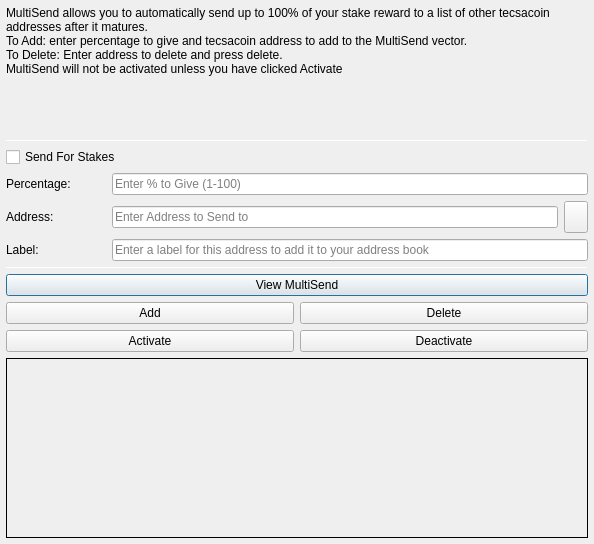
<?xml version="1.0" encoding="UTF-8"?>
<ui version="4.0">
 <class>MultiSendDialog</class>
 <widget class="QDialog" name="MultiSendDialog">
  <property name="windowModality">
   <enum>Qt::NonModal</enum>
  </property>
  <property name="geometry">
   <rect>
    <x>0</x>
    <y>0</y>
    <width>594</width>
    <height>544</height>
   </rect>
  </property>
  <property name="windowTitle">
   <string>MultiSend</string>
  </property>
  <layout class="QVBoxLayout" name="verticalLayout" stretch="0">
   <property name="margin">
    <number>6</number>
   </property>
   <item>
    <layout class="QVBoxLayout" name="verticalLayout_Main" stretch="1,1,1,0,1,1,1">
     <item>
      <widget class="QLabel" name="label_2">
       <property name="lineWidth">
        <number>1</number>
       </property>
       <property name="text">
        <string>MultiSend allows you to automatically send up to 100% of your stake reward to a list of other tecsacoin addresses after it matures.
To Add: enter percentage to give and tecsacoin address to add to the MultiSend vector.
To Delete: Enter address to delete and press delete.
MultiSend will not be activated unless you have clicked Activate</string> <!--or masternode -->
       </property>
       <property name="alignment">
        <set>Qt::AlignLeading|Qt::AlignLeft|Qt::AlignTop</set>
       </property>
       <property name="wordWrap">
        <bool>true</bool>
       </property>
      </widget>
     </item>
     <item>
      <widget class="Line" name="line">
       <property name="minimumSize">
        <size>
         <width>0</width>
         <height>1</height>
        </size>
       </property>
       <property name="maximumSize">
        <size>
         <width>16777215</width>
         <height>1</height>
        </size>
       </property>
       <property name="orientation">
        <enum>Qt::Horizontal</enum>
       </property>
      </widget>
     </item>
     <item>
      <layout class="QVBoxLayout" name="verticalLayout_Settings">
       <item>
        <layout class="QHBoxLayout" name="horizontalLayout">
         <item>
          <widget class="QCheckBox" name="multiSendStakeCheckBox">
           <property name="text">
            <string>Send For Stakes</string>
           </property>
          </widget>
         </item>
         <!--
         <item>
          <widget class="QCheckBox" name="multiSendMasternodeCheckBox">
           <property name="text">
            <string>Send For Masternode Rewards</string>
           </property>
          </widget>
         </item>
         -->
        </layout>
       </item>
       <item>
        <layout class="QHBoxLayout" name="horizontalLayout_6">
         <item>
          <widget class="QLabel" name="label">
           <property name="minimumSize">
            <size>
             <width>100</width>
             <height>0</height>
            </size>
           </property>
           <property name="toolTip">
            <string>Percentage of stake to send</string>
           </property>
           <property name="text">
            <string>Percentage:</string>
           </property>
          </widget>
         </item>
         <item>
          <widget class="QLineEdit" name="multiSendPercentEdit">
           <property name="toolTip">
            <string>Enter whole numbers 1 - 100</string>
           </property>
           <property name="placeholderText">
            <string>Enter % to Give (1-100)</string>
           </property>
          </widget>
         </item>
        </layout>
       </item>
       <item>
        <layout class="QHBoxLayout" name="horizontalLayout_7">
         <item>
          <widget class="QLabel" name="label_5">
           <property name="minimumSize">
            <size>
             <width>100</width>
             <height>0</height>
            </size>
           </property>
           <property name="toolTip">
            <string>Address to send portion of stake to</string>
           </property>
           <property name="text">
            <string>Address:</string>
           </property>
          </widget>
         </item>
         <item>
          <widget class="QLineEdit" name="multiSendAddressEdit">
           <property name="toolTip">
            <string/>
           </property>
           <property name="placeholderText">
            <string>Enter Address to Send to</string>
           </property>
          </widget>
         </item>
         <item>
          <widget class="QToolButton" name="addressBookButton">
           <property name="maximumSize">
            <size>
             <width>16777215</width>
             <height>32</height>
            </size>
           </property>
           <property name="toolTip">
            <string>Choose an address from the address book</string>
           </property>
           <property name="text">
            <string/>
           </property>
           <property name="icon">
            <iconset resource="../tecsacoin.qrc">
             <normaloff>:/icons/address-book</normaloff>:/icons/address-book</iconset>
           </property>
           <property name="shortcut">
            <string>Alt+A</string>
           </property>
          </widget>
         </item>
        </layout>
       </item>
      </layout>
     </item>
     <item>
      <layout class="QHBoxLayout" name="horizontalLayout_3">
       <item>
        <widget class="QLabel" name="label_3">
         <property name="minimumSize">
          <size>
           <width>100</width>
           <height>0</height>
          </size>
         </property>
         <property name="text">
          <string>Label:</string>
         </property>
        </widget>
       </item>
       <item>
        <widget class="QLineEdit" name="labelAddressLabelEdit">
         <property name="placeholderText">
          <string>Enter a label for this address to add it to your address book</string>
         </property>
        </widget>
       </item>
      </layout>
     </item>
     <item>
      <widget class="Line" name="line_2">
       <property name="minimumSize">
        <size>
         <width>0</width>
         <height>1</height>
        </size>
       </property>
       <property name="maximumSize">
        <size>
         <width>16777215</width>
         <height>1</height>
        </size>
       </property>
       <property name="orientation">
        <enum>Qt::Horizontal</enum>
       </property>
      </widget>
     </item>
     <item>
      <layout class="QVBoxLayout" name="verticalLayout_Buttons">
       <item>
        <layout class="QHBoxLayout" name="horizontalLayout_4">
         <item>
          <widget class="QPushButton" name="viewButton">
           <property name="toolTip">
            <string/>
           </property>
           <property name="statusTip">
            <string>View MultiSend Vector</string>
           </property>
           <property name="text">
            <string>View MultiSend</string>
           </property>
          </widget>
         </item>
        </layout>
       </item>
       <item>
        <layout class="QHBoxLayout" name="horizontalLayout_2">
         <item>
          <widget class="QPushButton" name="addButton">
           <property name="toolTip">
            <string/>
           </property>
           <property name="statusTip">
            <string>Add to MultiSend Vector</string>
           </property>
           <property name="text">
            <string>Add</string>
           </property>
          </widget>
         </item>
         <item>
          <widget class="QPushButton" name="deleteButton">
           <property name="toolTip">
            <string/>
           </property>
           <property name="statusTip">
            <string>Delete Address From MultiSend Vector</string>
           </property>
           <property name="text">
            <string>Delete</string>
           </property>
          </widget>
         </item>
        </layout>
       </item>
       <item>
        <layout class="QHBoxLayout" name="horizontalLayout_5">
         <item>
          <widget class="QPushButton" name="activateButton">
           <property name="statusTip">
            <string>Activate MultiSend</string>
           </property>
           <property name="text">
            <string>Activate</string>
           </property>
          </widget>
         </item>
         <item>
          <widget class="QPushButton" name="disableButton">
           <property name="statusTip">
            <string>Deactivate MultiSend</string>
           </property>
           <property name="text">
            <string>Deactivate</string>
           </property>
          </widget>
         </item>
        </layout>
       </item>
      </layout>
     </item>
     <item>
      <widget class="QLabel" name="message">
       <property name="minimumSize">
        <size>
         <width>0</width>
         <height>180</height>
        </size>
       </property>
       <property name="frameShape">
        <enum>QFrame::Panel</enum>
       </property>
       <property name="frameShadow">
        <enum>QFrame::Plain</enum>
       </property>
       <property name="lineWidth">
        <number>1</number>
       </property>
       <property name="midLineWidth">
        <number>1</number>
       </property>
       <property name="text">
        <string/>
       </property>
       <property name="alignment">
        <set>Qt::AlignLeading|Qt::AlignLeft|Qt::AlignTop</set>
       </property>
       <property name="wordWrap">
        <bool>true</bool>
       </property>
      </widget>
     </item>
    </layout>
   </item>
  </layout>
 </widget>
 <resources>
  <include location="../tecsacoin.qrc"/>
 </resources>
 <connections/>
</ui>
